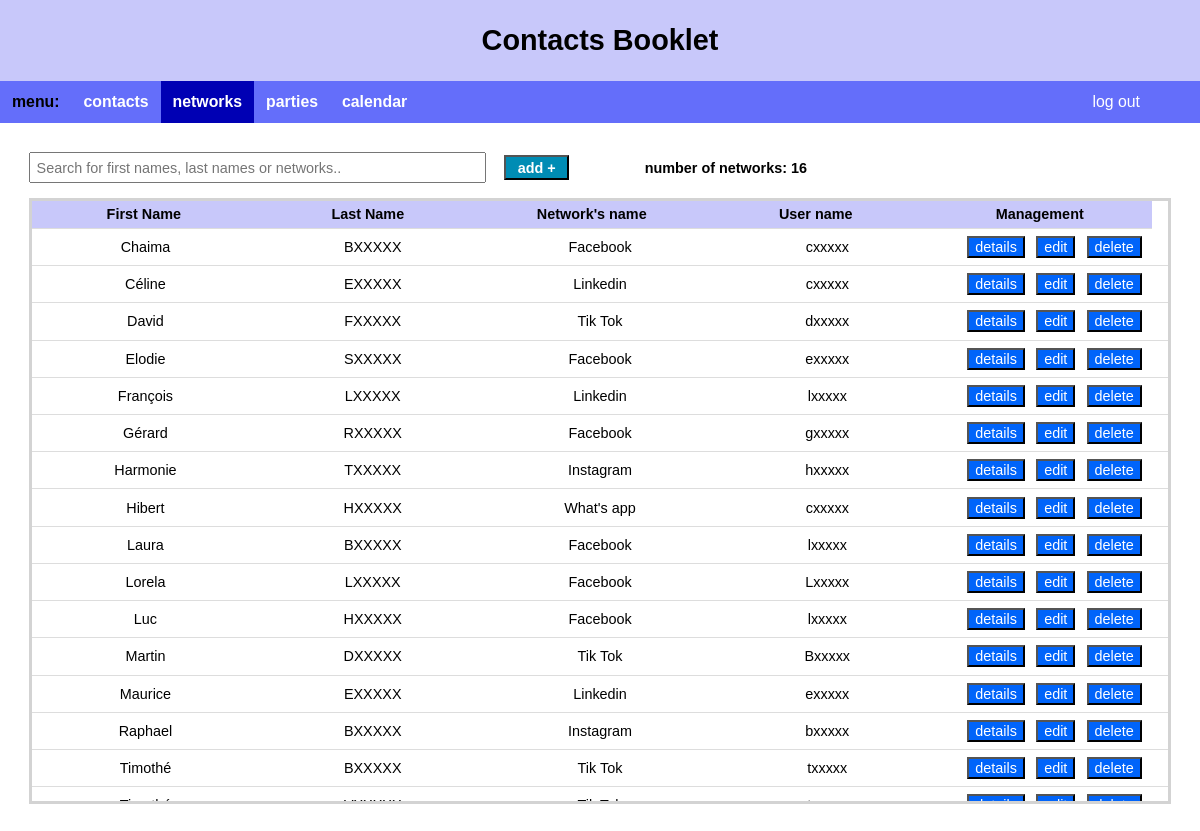
/networks/ (signed in), run on the app's committed database.
### contacts_app/models.py (models this page shows, shortened)
class Network(models.Model):
    first_name = models.CharField(max_length=30)
    last_name = models.CharField(max_length=30)
    network_name = models.CharField(max_length=30)
    user_name = models.CharField(max_length=30)
    fk_user = models.ForeignKey(User, on_delete=models.CASCADE)
    REQUIRED_FIELDS = ['first_name','last_name', 'network_name']

### contacts_app/views.py (the view)
# urls.py: path('networks/', contacts_app.views.networks, name="networks"),
@login_required
def networks(request):
    networks = Network.objects.filter(fk_user=request.user.id).order_by('first_name', 'last_name')
    count = networks.count()
    return render(request, 'contacts_app/networks.html', context={'networks' : networks, 'count': count})

### contacts_app/templates/contacts_app/networks.html (shortened to what this page needs)
{% extends 'base2.html' %}
{% load static %}
{% block css %}
    <link rel="stylesheet" href="{% static 'networks.css' %}"/>
{% endblock %}
{% block content %}
<div id="div_table">
    <input type="text" id="search" onkeyup="filter()" placeholder="Search for first names, last names or networks.." title="Type in a name">
    <a id="add_btn" href="{% url 'addNetwork' %}"><button class="btn_1">add +</button></a>
    <span id="count_networks">number of networks: {{ count }}</span>
    <div id="scroll">
    <table class="table-striped table-bordered" style="width:100%">
        <thead>
            <tr>
                <th>First Name</th>
                <th>Last Name</th>
                <th class="network_name">Network's name</th>
                <th class='user_name'>User name</th>
                <th class="t_button">Management</th>
            </tr>
        </thead>
        <tbody id="table">
        {% for line in networks %}
        <tr>
            <td>{{ line.first_name }}</td>
            <td>{{ line.last_name }}</td>
            <td class="network_name">{{ line.network_name}}</td>
            <td class='user_name'>{{ line.user_name}}</td>
            <td class="t_button">
                <a href="{% url 'networkDetails' line.id %}"><button class="btn_2">details</button></a>
                <a href="{% url 'editNetwork' line.id %}"><button class="btn_2">edit</button></a>
                <a href="{% url 'deleteNetwork' line.id %}"><button class="btn_2">delete</button></a>
            </td>
        </tr>
        {% endfor %}
        </tbody>
    </table>
    </div>
</div>
{% endblock content %}

### contacts_app/static/style2.css (style rules this page uses)
body { margin: 0px; }

### contacts_app/static/networks.css (style rules this page uses)
table { width: 100%; border: solid lightgray; }
th, td { padding: 0.5%; text-align: center; width: 20%; }
th { background-color: rgb(200, 200, 250); }
.btn_2 { font-size: 1em; margin-right:0.25em; margin-left:0.25em; color:white; background-color:rgb(0, 100, 250); margin-bottom: 0.1em; margin-top: 0.1em; }
#search { box-sizing: border-box; width: 40%; font-size: 1em; padding: 0.4em; margin-bottom: 1em; }
.btn_1 { font-size: 1em; margin-right: 1em; margin-left: 1em; padding-left: 0.8em; padding-right: 0.8em; padding-bottom: 0.2em; padding-top: 0.2em; color:white; font-weight: bold; background-color:rgb(0, 140, 180); }
#div_table { padding: 2em; }
#count_networks { padding-left: 5%; font-weight: bold; }
#scroll { height: 60vh; }
table { display: flex; flex-flow: column; height: 100%; width: 100%; }
table thead { flex: 0 0 auto; width: calc(100% - 0.9em); }
table tbody { flex: 1 1 auto; display: block; overflow-y: scroll; }
table tbody tr { width: 100%; }
table thead, table tbody tr { display: table; table-layout: fixed; }
th { margin-bottom: 0%; }
body { font-family: sans-serif; font-size: 0.9em; }
table { border-collapse: collapse; }
thead,tbody { display: block; }
th, td { border-bottom: 0.02em solid #ddd; }
thead { border-right: 0.5em solid white; }
td { word-wrap: break-word; }

### data on the page
Network: first_name "Chaima", last_name "BXXXXX", network_name "Facebook", user_name "cxxxxx"
Network: first_name "Céline", last_name "EXXXXX", network_name "Linkedin", user_name "cxxxxx"
Network: first_name "David", last_name "FXXXXX", network_name "Tik Tok", user_name "dxxxxx"
Network: first_name "Elodie", last_name "SXXXXX", network_name "Facebook", user_name "exxxxx"
Network: first_name "François", last_name "LXXXXX", network_name "Linkedin", user_name "lxxxxx"
Network: first_name "Gérard", last_name "RXXXXX", network_name "Facebook", user_name "gxxxxx"
Network: first_name "Harmonie", last_name "TXXXXX", network_name "Instagram", user_name "hxxxxx"
Network: first_name "Hibert", last_name "HXXXXX", network_name "What's app", user_name "cxxxxx"
Network: first_name "Laura", last_name "BXXXXX", network_name "Facebook", user_name "lxxxxx"
Network: first_name "Lorela", last_name "LXXXXX", network_name "Facebook", user_name "Lxxxxx"
Network: first_name "Luc", last_name "HXXXXX", network_name "Facebook", user_name "lxxxxx"
Network: first_name "Martin", last_name "DXXXXX", network_name "Tik Tok", user_name "Bxxxxx"
Network: first_name "Maurice", last_name "EXXXXX", network_name "Linkedin", user_name "exxxxx"
Network: first_name "Raphael", last_name "BXXXXX", network_name "Instagram", user_name "bxxxxx"
Network: first_name "Timothé", last_name "BXXXXX", network_name "Tik Tok", user_name "txxxxx"

### other printed values
{{ count }} "16"
